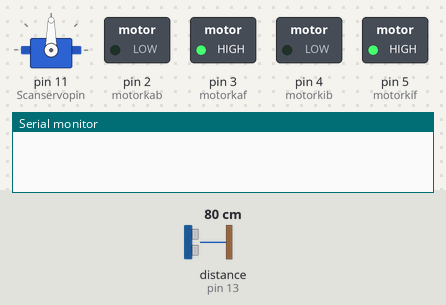
This sketch was run on a simulated Arduino Uno, built with avr-gcc and run on an emulated ATmega328P. Shown: servo, switched loads named in the sketch (green lamp = pin HIGH), the last lines printed to the serial monitor. Wiring (inferred from the names in the program): ultrasonic range finder: trigger pin 12; echo pin 13. Dashed ring = blinking. The inputs (shaded band) are chosen by the test bench; at power-on: distance to the obstacle (sensor on pin 13) 80 cm. The echo pulse lasts 58.3 µs per cm; pins used as bus, display or sensor lines are not drawn.

Above: at 3.2 s.
3.3 s: distance to the obstacle (sensor on pin 13) set to 16 cm
4.8 s: distance to the obstacle (sensor on pin 13) set to 12 cm
At 7.1 s:
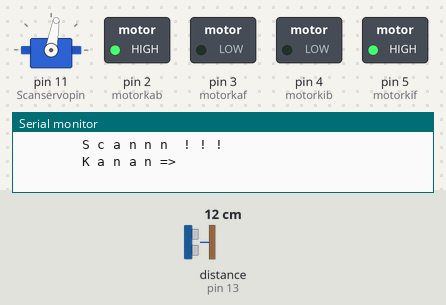
7.8 s: distance to the obstacle (sensor on pin 13) set to 250 cm
At 10.1 s:
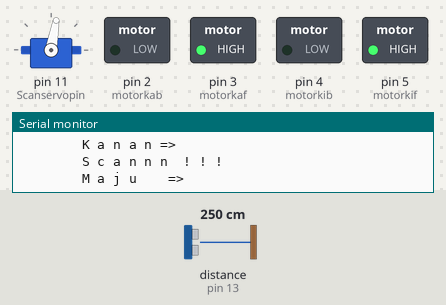
10.8 s: distance to the obstacle (sensor on pin 13) set to 2 cm
At 11.2 s:
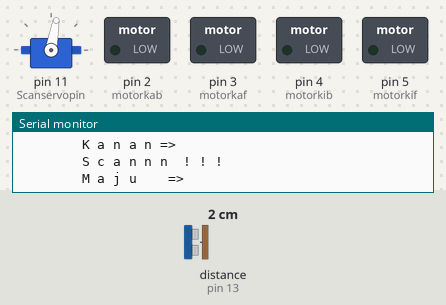
13.8 s: distance to the obstacle (sensor on pin 13) set to 18 cm
At 16.1 s:
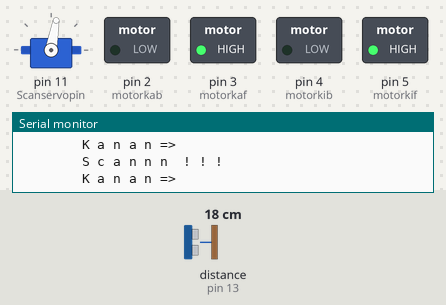
Timing chart, 0 to 17.6 s (numbered marks = the images above; inputs shaded):
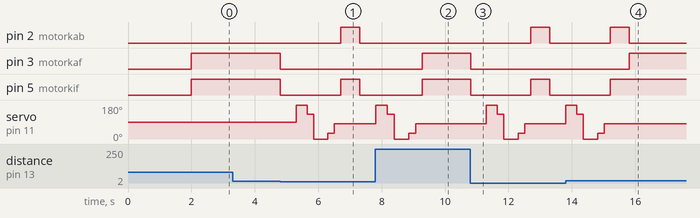

Measured:
- the behaviour switches between 15 and 14 cm on distance to the obstacle (sensor on pin 13) (found by bisection; images 0 and 1)
- after the input at 3.3 s, every drawn part: stays the same
- after the input at 4.8 s, pin 2 (motorkab): LOW → HIGH after 1.9 s, → LOW 0.60 s later; pin 3 (motorkaf): HIGH → LOW at once; pin 5 (motorkif): HIGH → LOW at once, → HIGH 1.9 s later, → LOW 0.60 s later; servo on pin 11 (Scanservopin): 90° → 180° after 0.50 s, → 130° 0.35 s later, → 0° 0.20 s later, → 30° 0.45 s later, … (5 changes in this stretch)
- after the input at 7.8 s, pin 2 (motorkab): stays LOW (without the input it goes to HIGH after 1.4 s); pin 3 (motorkaf): LOW → HIGH after 1.5 s
- after the input at 10.8 s, pin 2 (motorkab): LOW → HIGH after 1.9 s, → LOW 0.60 s later; pin 3 (motorkaf): HIGH → LOW at once; pin 5 (motorkif): HIGH → LOW at once, → HIGH 1.9 s later, → LOW 0.60 s later; servo on pin 11 (Scanservopin): 80° → 180° after 0.50 s, → 130° 0.35 s later, → 0° 0.20 s later, → 30° 0.45 s later, … (5 changes in this stretch)
- after the input at 13.8 s, pin 3 (motorkaf): LOW → HIGH after 2.0 s; pin 5 (motorkif): goes on until 15.2 s, then stays HIGH

The sketch:

Obstacle_Avoiding.ino
```cpp
// Kelompok OBSTACLE ADVOIDING //

#include <Servo.h> //Library Servo

Servo Scanservo;    //Ping Sensor Servo

#define motorkif  5 //motor kiri forward//
#define motorkib  4 //motor kiri back//
#define motorkaf  3 //motor kanan forward//
#define motorkab  2 //motor kanan back//
#define trigPin  12
#define echoPin  13
const int Scanservopin = 11;
const int distancelimit = 15; //dalam satuan cm

void setup() {
pinMode(trigPin, OUTPUT);
pinMode(echoPin, INPUT);
pinMode(motorkif, OUTPUT);
pinMode(motorkib, OUTPUT);
pinMode(motorkaf, OUTPUT);
pinMode(motorkab, OUTPUT);
Scanservo.attach(Scanservopin); // Untuk pemindaian Servo
delay(2000);                    // Menunggu selama dua detik
Serial.begin(9600);
}

void loop() {
go();
int jarak = ping();
  if (jarak<distancelimit){
    stopp();
    char turndir = scan();
        switch (turndir){
            case 'l':
            turnleft();
            break;

            case 'r':
            turnright();
            break;

            case 's':
            turnaround();
            break;

            case 'g':
            go();
            break;
            }
  }
}

int ping(){

  long duration, distance;
  //Megirim Pulse
  digitalWrite(trigPin, LOW);
  delayMicroseconds(2);
  digitalWrite(trigPin, HIGH);
  delayMicroseconds(5);
  digitalWrite(trigPin, LOW);
  //Echo Menerima
  duration = pulseIn(echoPin, HIGH);
  // Mengkonversi jarak Waktu
  distance = (duration/2) / 29.1;
  return round(distance);
}

void go(){  // Maju//
digitalWrite(motorkif,HIGH);
digitalWrite(motorkib,LOW);
digitalWrite(motorkaf,HIGH);
digitalWrite(motorkab,LOW);
}

void turnleft(){  // Belok Kiri//
digitalWrite(motorkif,LOW);
digitalWrite(motorkib,HIGH);
digitalWrite(motorkaf,HIGH);
digitalWrite(motorkab,LOW);
delay(500);
digitalWrite(motorkif,LOW);
digitalWrite(motorkib,LOW);
digitalWrite(motorkaf,LOW);
digitalWrite(motorkab,LOW);
}

void turnright(){  // Belok Kanan//
digitalWrite(motorkif,HIGH);
digitalWrite(motorkib,LOW);
digitalWrite(motorkaf,LOW);
digitalWrite(motorkab,HIGH);
delay(600);
digitalWrite(motorkif,LOW);
digitalWrite(motorkib,LOW);
digitalWrite(motorkaf,LOW);
digitalWrite(motorkab,LOW);
}

void turnaround(){ // Putar Balik //
digitalWrite(motorkif,HIGH);
digitalWrite(motorkib,LOW);
digitalWrite(motorkaf,LOW);
digitalWrite(motorkab,HIGH);
delay(1000);
digitalWrite(motorkif,LOW);
digitalWrite(motorkib,LOW);
digitalWrite(motorkaf,LOW);
digitalWrite(motorkab,LOW);
}

void stopp(){ //Berhenti//
digitalWrite(motorkif,LOW);
digitalWrite(motorkib,LOW);
digitalWrite(motorkaf,LOW);
digitalWrite(motorkab,LOW);
delay(500);
}

char scan(){

  int leftscanval, centerscanval, rightscanval, serongkiri, serongkanan;
  char choice;

  //Lihat Kekiri
  Scanservo.write(190);
  delay(350);
  leftscanval = ping();

  //Lihat Serong kekiri
  Scanservo.write(130);
  delay(200);
  serongkiri = ping();

  //Lihat Kekanan
  Scanservo.write(0);
  delay(450);
  rightscanval = ping();

  //Lihat Serong kekanan
  Scanservo.write(30);
  delay(200);
  serongkanan = ping();

  //scan kearah tengah servo
  Scanservo.write(80);
  delay(200);
  centerscanval = ping();
  Serial.println("");
  Serial.println("        S c a n n n  ! ! !");

  if ((leftscanval>rightscanval) && (leftscanval>centerscanval)){
  choice = 'l';
  Serial.println("        K i r i   =>");
  }

  else if ((rightscanval>leftscanval) && (rightscanval>centerscanval)){
  choice = 'r';
  Serial.println("        K a n a n =>");
  }

  else{
  choice = 'g';
  Serial.println("        M a j u    =>");
  }

  return choice;
}
```
